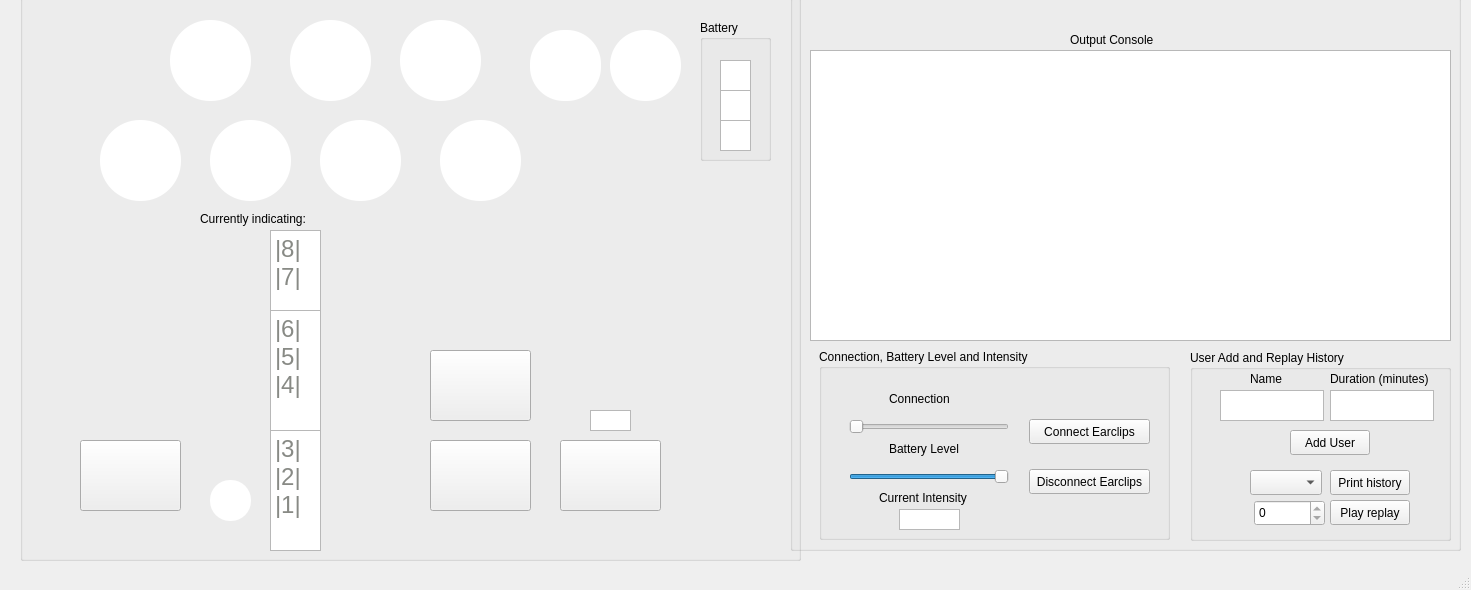
<?xml version="1.0" encoding="UTF-8"?>
<ui version="4.0">
 <class>MainWindow</class>
 <widget class="QMainWindow" name="MainWindow">
  <property name="geometry">
   <rect>
    <x>0</x>
    <y>0</y>
    <width>1471</width>
    <height>590</height>
   </rect>
  </property>
  <property name="windowTitle">
   <string>MainWindow</string>
  </property>
  <widget class="QWidget" name="centralwidget">
   <widget class="QPushButton" name="powerButton">
    <property name="geometry">
     <rect>
      <x>560</x>
      <y>440</y>
      <width>101</width>
      <height>71</height>
     </rect>
    </property>
    <property name="styleSheet">
     <string notr="true">QPushButton {
	border-image: url(:/icons/power.png);
	color: white;
}</string>
    </property>
    <property name="text">
     <string/>
    </property>
    <property name="autoRepeat">
     <bool>false</bool>
    </property>
    <property name="autoRepeatDelay">
     <number>200</number>
    </property>
   </widget>
   <widget class="QPushButton" name="downArrowButton">
    <property name="geometry">
     <rect>
      <x>430</x>
      <y>440</y>
      <width>101</width>
      <height>71</height>
     </rect>
    </property>
    <property name="styleSheet">
     <string notr="true">QPushButton {
	border-image: url(:/icons/down.png);
	color: white;
}</string>
    </property>
    <property name="text">
     <string/>
    </property>
   </widget>
   <widget class="QPushButton" name="upArrowButton">
    <property name="geometry">
     <rect>
      <x>430</x>
      <y>350</y>
      <width>101</width>
      <height>71</height>
     </rect>
    </property>
    <property name="styleSheet">
     <string notr="true">QPushButton {
	border-image: url(:/icons/up.png);
	color: white;
}</string>
    </property>
    <property name="text">
     <string/>
    </property>
   </widget>
   <widget class="QPushButton" name="checkButton">
    <property name="geometry">
     <rect>
      <x>80</x>
      <y>440</y>
      <width>101</width>
      <height>71</height>
     </rect>
    </property>
    <property name="styleSheet">
     <string notr="true">QPushButton {
	border-image: url(:/icons/check.png);
	color: white;
}</string>
    </property>
    <property name="text">
     <string/>
    </property>
   </widget>
   <widget class="QTextBrowser" name="connectionBottom">
    <property name="geometry">
     <rect>
      <x>270</x>
      <y>430</y>
      <width>51</width>
      <height>121</height>
     </rect>
    </property>
    <property name="html">
     <string>&lt;!DOCTYPE HTML PUBLIC &quot;-//W3C//DTD HTML 4.0//EN&quot; &quot;http://www.w3.org/TR/REC-html40/strict.dtd&quot;&gt;
&lt;html&gt;&lt;head&gt;&lt;meta name=&quot;qrichtext&quot; content=&quot;1&quot; /&gt;&lt;style type=&quot;text/css&quot;&gt;
p, li { white-space: pre-wrap; }
&lt;/style&gt;&lt;/head&gt;&lt;body style=&quot; font-family:'Noto Sans'; font-size:9pt; font-weight:400; font-style:normal;&quot;&gt;
&lt;p style=&quot; margin-top:0px; margin-bottom:0px; margin-left:0px; margin-right:0px; -qt-block-indent:0; text-indent:0px;&quot;&gt;&lt;span style=&quot; font-size:18pt; color:#888a85;&quot;&gt;|3|&lt;/span&gt;&lt;/p&gt;
&lt;p style=&quot; margin-top:0px; margin-bottom:0px; margin-left:0px; margin-right:0px; -qt-block-indent:0; text-indent:0px;&quot;&gt;&lt;span style=&quot; font-size:18pt; color:#888a85;&quot;&gt;|2|&lt;/span&gt;&lt;/p&gt;
&lt;p style=&quot; margin-top:0px; margin-bottom:0px; margin-left:0px; margin-right:0px; -qt-block-indent:0; text-indent:0px;&quot;&gt;&lt;span style=&quot; font-size:18pt; color:#888a85;&quot;&gt;|1|&lt;/span&gt;&lt;/p&gt;&lt;/body&gt;&lt;/html&gt;</string>
    </property>
   </widget>
   <widget class="QTextBrowser" name="connectionMiddle">
    <property name="geometry">
     <rect>
      <x>270</x>
      <y>310</y>
      <width>51</width>
      <height>121</height>
     </rect>
    </property>
    <property name="styleSheet">
     <string notr="true"/>
    </property>
    <property name="html">
     <string>&lt;!DOCTYPE HTML PUBLIC &quot;-//W3C//DTD HTML 4.0//EN&quot; &quot;http://www.w3.org/TR/REC-html40/strict.dtd&quot;&gt;
&lt;html&gt;&lt;head&gt;&lt;meta name=&quot;qrichtext&quot; content=&quot;1&quot; /&gt;&lt;style type=&quot;text/css&quot;&gt;
p, li { white-space: pre-wrap; }
&lt;/style&gt;&lt;/head&gt;&lt;body style=&quot; font-family:'Noto Sans'; font-size:9pt; font-weight:400; font-style:normal;&quot;&gt;
&lt;p style=&quot; margin-top:0px; margin-bottom:0px; margin-left:0px; margin-right:0px; -qt-block-indent:0; text-indent:0px;&quot;&gt;&lt;span style=&quot; font-size:18pt; color:#888a85;&quot;&gt;|6|&lt;/span&gt;&lt;/p&gt;
&lt;p style=&quot; margin-top:0px; margin-bottom:0px; margin-left:0px; margin-right:0px; -qt-block-indent:0; text-indent:0px;&quot;&gt;&lt;span style=&quot; font-size:18pt; color:#888a85;&quot;&gt;|5|&lt;/span&gt;&lt;/p&gt;
&lt;p style=&quot; margin-top:0px; margin-bottom:0px; margin-left:0px; margin-right:0px; -qt-block-indent:0; text-indent:0px;&quot;&gt;&lt;span style=&quot; font-size:18pt; color:#888a85;&quot;&gt;|4|&lt;/span&gt;&lt;/p&gt;&lt;/body&gt;&lt;/html&gt;</string>
    </property>
   </widget>
   <widget class="QTextBrowser" name="connectionTop">
    <property name="geometry">
     <rect>
      <x>270</x>
      <y>230</y>
      <width>51</width>
      <height>81</height>
     </rect>
    </property>
    <property name="html">
     <string>&lt;!DOCTYPE HTML PUBLIC &quot;-//W3C//DTD HTML 4.0//EN&quot; &quot;http://www.w3.org/TR/REC-html40/strict.dtd&quot;&gt;
&lt;html&gt;&lt;head&gt;&lt;meta name=&quot;qrichtext&quot; content=&quot;1&quot; /&gt;&lt;style type=&quot;text/css&quot;&gt;
p, li { white-space: pre-wrap; }
&lt;/style&gt;&lt;/head&gt;&lt;body style=&quot; font-family:'Noto Sans'; font-size:9pt; font-weight:400; font-style:normal;&quot;&gt;
&lt;p style=&quot; margin-top:0px; margin-bottom:0px; margin-left:0px; margin-right:0px; -qt-block-indent:0; text-indent:0px;&quot;&gt;&lt;span style=&quot; font-size:18pt; color:#888a85;&quot;&gt;|8|&lt;/span&gt;&lt;/p&gt;
&lt;p style=&quot; margin-top:0px; margin-bottom:0px; margin-left:0px; margin-right:0px; -qt-block-indent:0; text-indent:0px;&quot;&gt;&lt;span style=&quot; font-size:18pt; color:#888a85;&quot;&gt;|7|&lt;/span&gt;&lt;/p&gt;&lt;/body&gt;&lt;/html&gt;</string>
    </property>
   </widget>
   <widget class="QPushButton" name="alphaButton">
    <property name="geometry">
     <rect>
      <x>320</x>
      <y>120</y>
      <width>81</width>
      <height>81</height>
     </rect>
    </property>
    <property name="styleSheet">
     <string notr="true">QPushButton {
	border-image: url(:/icons/alpha.png);
	background-color: white;
	border-radius: 40;
}</string>
    </property>
    <property name="text">
     <string/>
    </property>
    <property name="checkable">
     <bool>false</bool>
    </property>
   </widget>
   <widget class="QPushButton" name="deltaButton">
    <property name="geometry">
     <rect>
      <x>100</x>
      <y>120</y>
      <width>81</width>
      <height>81</height>
     </rect>
    </property>
    <property name="styleSheet">
     <string notr="true">QPushButton {
	border-image: url(:/icons/delta.png);
	background-color: white;
	border-radius: 40;
}</string>
    </property>
    <property name="text">
     <string/>
    </property>
    <property name="checkable">
     <bool>false</bool>
    </property>
   </widget>
   <widget class="QPushButton" name="betaButton">
    <property name="geometry">
     <rect>
      <x>440</x>
      <y>120</y>
      <width>81</width>
      <height>81</height>
     </rect>
    </property>
    <property name="styleSheet">
     <string notr="true">QPushButton {
	border-image: url(:/icons/beta.png);
	background-color: white;
	border-radius: 40;
}</string>
    </property>
    <property name="text">
     <string/>
    </property>
    <property name="checkable">
     <bool>false</bool>
    </property>
   </widget>
   <widget class="QPushButton" name="thetaButton">
    <property name="geometry">
     <rect>
      <x>210</x>
      <y>120</y>
      <width>81</width>
      <height>81</height>
     </rect>
    </property>
    <property name="styleSheet">
     <string notr="true">QPushButton {
	border-image: url(:/icons/theta.png);
	background-color: white;
	border-radius: 40;
}</string>
    </property>
    <property name="text">
     <string/>
    </property>
    <property name="checkable">
     <bool>false</bool>
    </property>
   </widget>
   <widget class="QPushButton" name="group20Button">
    <property name="geometry">
     <rect>
      <x>170</x>
      <y>20</y>
      <width>81</width>
      <height>81</height>
     </rect>
    </property>
    <property name="styleSheet">
     <string notr="true">QPushButton {
	border-image: url(:/icons/20.png);
	background-color: white;
	border-radius: 40;
}</string>
    </property>
    <property name="text">
     <string/>
    </property>
    <property name="checkable">
     <bool>false</bool>
    </property>
   </widget>
   <widget class="QPushButton" name="group45Button">
    <property name="geometry">
     <rect>
      <x>290</x>
      <y>20</y>
      <width>81</width>
      <height>81</height>
     </rect>
    </property>
    <property name="styleSheet">
     <string notr="true">QPushButton {
	border-image: url(:/icons/45.png);
	background-color: white;
	border-radius: 40;
}</string>
    </property>
    <property name="text">
     <string/>
    </property>
    <property name="checkable">
     <bool>false</bool>
    </property>
   </widget>
   <widget class="QPushButton" name="groupUserButton">
    <property name="geometry">
     <rect>
      <x>400</x>
      <y>20</y>
      <width>81</width>
      <height>81</height>
     </rect>
    </property>
    <property name="styleSheet">
     <string notr="true">QPushButton {
	border-image: url(:/icons/user.png);
	background-color: white;
	border-radius: 40;
}</string>
    </property>
    <property name="text">
     <string/>
    </property>
    <property name="checkable">
     <bool>false</bool>
    </property>
   </widget>
   <widget class="QGroupBox" name="groupBox">
    <property name="geometry">
     <rect>
      <x>20</x>
      <y>-20</y>
      <width>781</width>
      <height>581</height>
     </rect>
    </property>
    <property name="title">
     <string>GroupBox</string>
    </property>
    <widget class="QPushButton" name="CESButton">
     <property name="geometry">
      <rect>
       <x>510</x>
       <y>50</y>
       <width>71</width>
       <height>71</height>
      </rect>
     </property>
     <property name="styleSheet">
      <string notr="true">QPushButton {
	border-image: url(:/icons/CES.png);
	background-color: white;
	border-radius: 34;
}</string>
     </property>
     <property name="text">
      <string/>
     </property>
    </widget>
    <widget class="QGroupBox" name="groupBox_4">
     <property name="geometry">
      <rect>
       <x>680</x>
       <y>40</y>
       <width>71</width>
       <height>141</height>
      </rect>
     </property>
     <property name="title">
      <string>Battery</string>
     </property>
     <widget class="QTextBrowser" name="batteryLevel1">
      <property name="geometry">
       <rect>
        <x>20</x>
        <y>100</y>
        <width>31</width>
        <height>31</height>
       </rect>
      </property>
     </widget>
     <widget class="QTextBrowser" name="batteryLevel2">
      <property name="geometry">
       <rect>
        <x>20</x>
        <y>70</y>
        <width>31</width>
        <height>31</height>
       </rect>
      </property>
     </widget>
     <widget class="QTextBrowser" name="batteryLevel3">
      <property name="geometry">
       <rect>
        <x>20</x>
        <y>40</y>
        <width>31</width>
        <height>31</height>
       </rect>
      </property>
     </widget>
    </widget>
    <widget class="QPushButton" name="CES2Button">
     <property name="geometry">
      <rect>
       <x>590</x>
       <y>50</y>
       <width>71</width>
       <height>71</height>
      </rect>
     </property>
     <property name="styleSheet">
      <string notr="true">QPushButton {
	border-image: url(:/icons/CES2.png);
	background-color: white;
	border-radius: 35;
}</string>
     </property>
     <property name="text">
      <string/>
     </property>
    </widget>
    <widget class="QPushButton" name="stopButton">
     <property name="enabled">
      <bool>true</bool>
     </property>
     <property name="geometry">
      <rect>
       <x>190</x>
       <y>500</y>
       <width>41</width>
       <height>41</height>
      </rect>
     </property>
     <property name="styleSheet">
      <string notr="true">QPushButton {
	border-image: url(:/icons/stop.png);
	background-color: white;
	border-radius: 20;
}</string>
     </property>
     <property name="text">
      <string/>
     </property>
    </widget>
    <widget class="QLabel" name="graphLabel">
     <property name="geometry">
      <rect>
       <x>180</x>
       <y>230</y>
       <width>181</width>
       <height>17</height>
      </rect>
     </property>
     <property name="text">
      <string>Currently indicating: </string>
     </property>
    </widget>
    <widget class="QTextEdit" name="powerLight">
     <property name="geometry">
      <rect>
       <x>570</x>
       <y>430</y>
       <width>41</width>
       <height>21</height>
      </rect>
     </property>
     <property name="styleSheet">
      <string notr="true"/>
     </property>
     <property name="verticalScrollBarPolicy">
      <enum>Qt::ScrollBarAlwaysOff</enum>
     </property>
    </widget>
   </widget>
   <widget class="QGroupBox" name="groupBox_2">
    <property name="geometry">
     <rect>
      <x>790</x>
      <y>-20</y>
      <width>671</width>
      <height>571</height>
     </rect>
    </property>
    <property name="title">
     <string>GroupBox</string>
    </property>
    <widget class="QTextBrowser" name="log">
     <property name="geometry">
      <rect>
       <x>20</x>
       <y>70</y>
       <width>641</width>
       <height>291</height>
      </rect>
     </property>
    </widget>
    <widget class="QLabel" name="label_3">
     <property name="geometry">
      <rect>
       <x>280</x>
       <y>50</y>
       <width>101</width>
       <height>20</height>
      </rect>
     </property>
     <property name="text">
      <string>Output Console</string>
     </property>
    </widget>
    <widget class="QGroupBox" name="groupBox_3">
     <property name="geometry">
      <rect>
       <x>400</x>
       <y>370</y>
       <width>261</width>
       <height>191</height>
      </rect>
     </property>
     <property name="title">
      <string>User Add and Replay History </string>
     </property>
     <widget class="QPushButton" name="addUserButton">
      <property name="geometry">
       <rect>
        <x>100</x>
        <y>80</y>
        <width>80</width>
        <height>25</height>
       </rect>
      </property>
      <property name="text">
       <string>Add User</string>
      </property>
     </widget>
     <widget class="QPlainTextEdit" name="userNameInput">
      <property name="geometry">
       <rect>
        <x>30</x>
        <y>40</y>
        <width>104</width>
        <height>31</height>
       </rect>
      </property>
     </widget>
     <widget class="QLabel" name="label_4">
      <property name="geometry">
       <rect>
        <x>60</x>
        <y>20</y>
        <width>54</width>
        <height>17</height>
       </rect>
      </property>
      <property name="text">
       <string>Name</string>
      </property>
     </widget>
     <widget class="QPlainTextEdit" name="userDurationInput">
      <property name="geometry">
       <rect>
        <x>140</x>
        <y>40</y>
        <width>104</width>
        <height>31</height>
       </rect>
      </property>
     </widget>
     <widget class="QLabel" name="label_5">
      <property name="geometry">
       <rect>
        <x>140</x>
        <y>20</y>
        <width>111</width>
        <height>17</height>
       </rect>
      </property>
      <property name="text">
       <string>Duration (minutes)</string>
      </property>
     </widget>
     <widget class="QComboBox" name="nameComboBox">
      <property name="geometry">
       <rect>
        <x>60</x>
        <y>120</y>
        <width>72</width>
        <height>25</height>
       </rect>
      </property>
     </widget>
     <widget class="QPushButton" name="printHistoryButton">
      <property name="geometry">
       <rect>
        <x>140</x>
        <y>120</y>
        <width>80</width>
        <height>25</height>
       </rect>
      </property>
      <property name="text">
       <string>Print history</string>
      </property>
     </widget>
     <widget class="QSpinBox" name="historySpinBox">
      <property name="geometry">
       <rect>
        <x>64</x>
        <y>150</y>
        <width>71</width>
        <height>26</height>
       </rect>
      </property>
      <property name="maximum">
       <number>0</number>
      </property>
     </widget>
     <widget class="QPushButton" name="playReplayButton">
      <property name="geometry">
       <rect>
        <x>140</x>
        <y>150</y>
        <width>80</width>
        <height>25</height>
       </rect>
      </property>
      <property name="text">
       <string>Play replay</string>
      </property>
     </widget>
    </widget>
    <widget class="QGroupBox" name="groupBox_5">
     <property name="geometry">
      <rect>
       <x>29</x>
       <y>369</y>
       <width>351</width>
       <height>191</height>
      </rect>
     </property>
     <property name="title">
      <string>Connection, Battery Level and Intensity</string>
     </property>
     <widget class="QTextBrowser" name="currentIntensityLog">
      <property name="geometry">
       <rect>
        <x>80</x>
        <y>160</y>
        <width>61</width>
        <height>21</height>
       </rect>
      </property>
      <property name="verticalScrollBarPolicy">
       <enum>Qt::ScrollBarAlwaysOff</enum>
      </property>
     </widget>
     <widget class="QLabel" name="label_6">
      <property name="geometry">
       <rect>
        <x>60</x>
        <y>140</y>
        <width>101</width>
        <height>17</height>
       </rect>
      </property>
      <property name="text">
       <string>Current Intensity</string>
      </property>
     </widget>
     <widget class="QSlider" name="batterySlider">
      <property name="geometry">
       <rect>
        <x>30</x>
        <y>120</y>
        <width>160</width>
        <height>16</height>
       </rect>
      </property>
      <property name="minimum">
       <number>0</number>
      </property>
      <property name="maximum">
       <number>100</number>
      </property>
      <property name="value">
       <number>100</number>
      </property>
      <property name="orientation">
       <enum>Qt::Horizontal</enum>
      </property>
     </widget>
     <widget class="QLabel" name="label_2">
      <property name="geometry">
       <rect>
        <x>70</x>
        <y>90</y>
        <width>81</width>
        <height>20</height>
       </rect>
      </property>
      <property name="text">
       <string>Battery Level</string>
      </property>
     </widget>
     <widget class="QSlider" name="connectionSlider">
      <property name="enabled">
       <bool>false</bool>
      </property>
      <property name="geometry">
       <rect>
        <x>30</x>
        <y>70</y>
        <width>160</width>
        <height>16</height>
       </rect>
      </property>
      <property name="minimum">
       <number>1</number>
      </property>
      <property name="maximum">
       <number>3</number>
      </property>
      <property name="orientation">
       <enum>Qt::Horizontal</enum>
      </property>
     </widget>
     <widget class="QLabel" name="label">
      <property name="geometry">
       <rect>
        <x>70</x>
        <y>40</y>
        <width>81</width>
        <height>20</height>
       </rect>
      </property>
      <property name="text">
       <string>Connection</string>
      </property>
     </widget>
     <widget class="QPushButton" name="connectEarclipsButton">
      <property name="geometry">
       <rect>
        <x>210</x>
        <y>70</y>
        <width>121</width>
        <height>25</height>
       </rect>
      </property>
      <property name="text">
       <string>Connect Earclips</string>
      </property>
     </widget>
     <widget class="QPushButton" name="disconnectEarclipsButton">
      <property name="geometry">
       <rect>
        <x>210</x>
        <y>120</y>
        <width>121</width>
        <height>25</height>
       </rect>
      </property>
      <property name="text">
       <string>Disconnect Earclips</string>
      </property>
     </widget>
    </widget>
    <zorder>groupBox_5</zorder>
    <zorder>log</zorder>
    <zorder>label_3</zorder>
    <zorder>groupBox_3</zorder>
   </widget>
   <zorder>groupBox</zorder>
   <zorder>group45Button</zorder>
   <zorder>groupUserButton</zorder>
   <zorder>powerButton</zorder>
   <zorder>downArrowButton</zorder>
   <zorder>upArrowButton</zorder>
   <zorder>checkButton</zorder>
   <zorder>connectionBottom</zorder>
   <zorder>connectionMiddle</zorder>
   <zorder>connectionTop</zorder>
   <zorder>alphaButton</zorder>
   <zorder>deltaButton</zorder>
   <zorder>betaButton</zorder>
   <zorder>thetaButton</zorder>
   <zorder>group20Button</zorder>
   <zorder>groupBox_2</zorder>
  </widget>
  <widget class="QMenuBar" name="menubar">
   <property name="geometry">
    <rect>
     <x>0</x>
     <y>0</y>
     <width>1471</width>
     <height>22</height>
    </rect>
   </property>
  </widget>
  <widget class="QStatusBar" name="statusbar"/>
 </widget>
 <resources/>
 <connections/>
</ui>
